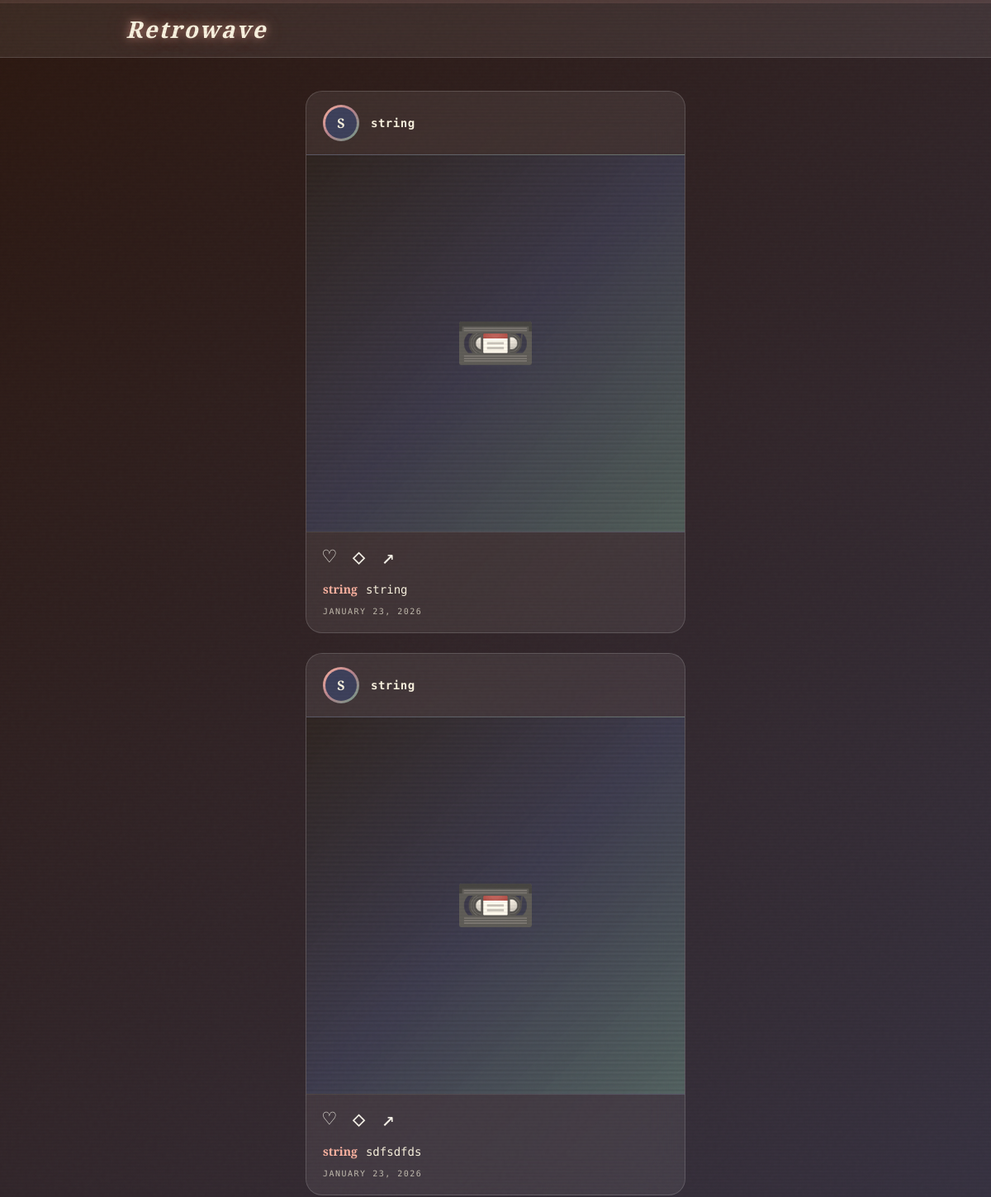
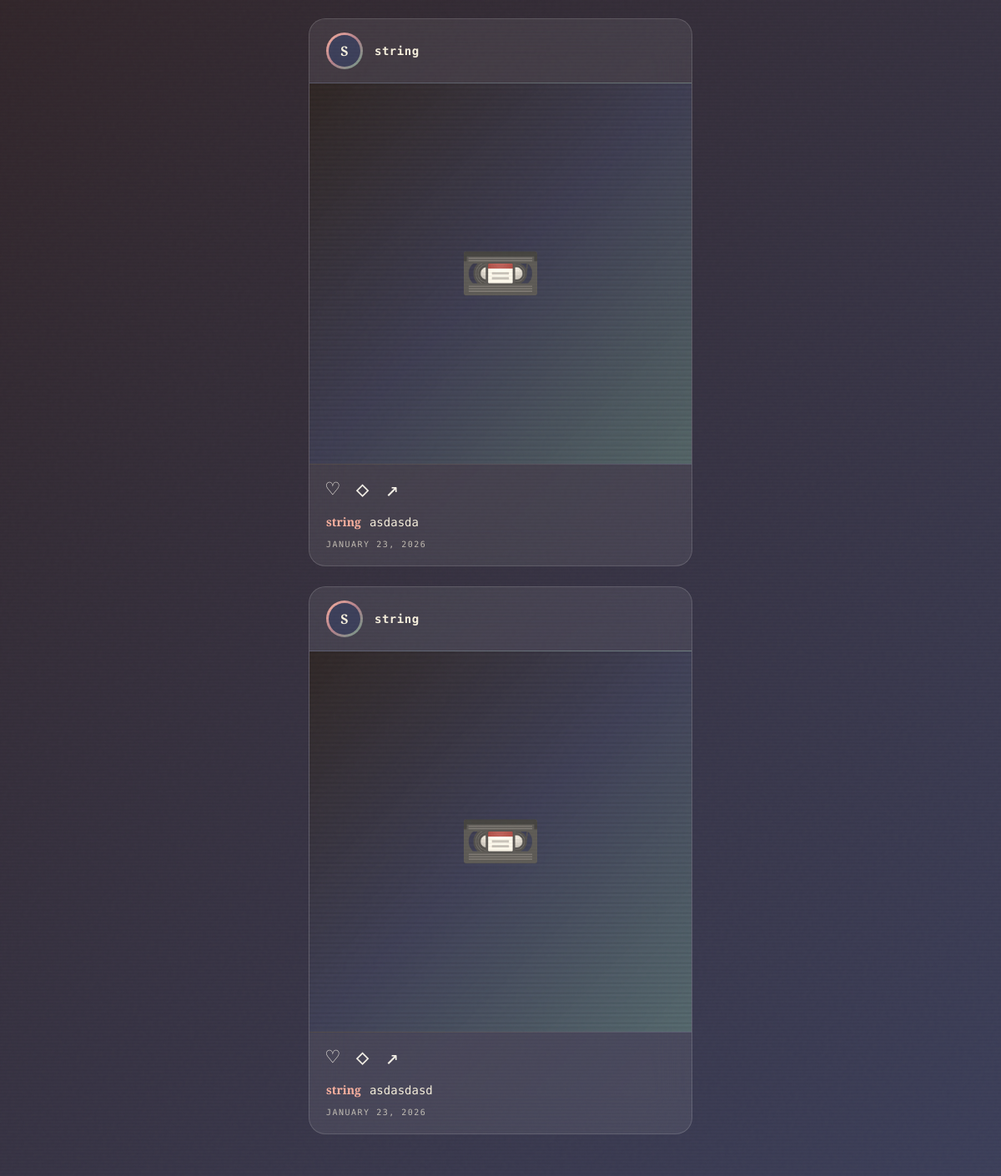
The page / on the database its author committed (2 pictures, top to bottom).
### database/models.py (models this page shows)
class UserPost(Base):
    __tablename__ = "userposts"
    id = Column(Integer, autoincrement=True, primary_key=True)
    reg_date = Column(DateTime, default=datetime.now())
    main_text = Column(Text, nullable=False)
    uid = Column(Integer, ForeignKey("users.id"))
    user_fk = relationship("User", lazy="subquery")

class User(Base):
    __tablename__ = "users"
    id = Column(Integer, autoincrement=True, primary_key=True)
    phone_number = Column(String, nullable=False, unique=True)
    password = Column(String, nullable=False)
    email = Column(String, nullable=False, unique=True)
    username = Column(String, nullable=False, unique=True)
    name = Column(String, nullable=False)
    surname = Column(String)
    city = Column(String)
    date_of_birth = Column(String)
    reg_date = Column(DateTime, default=datetime.now())

### main.py (the view)
@app.get("/", response_class=HTMLResponse)
async def main(request: Request):
    all_posts = get_all_posts_db()
    return templates.TemplateResponse(request=request, name="index.html",
    context={"all_posts": all_posts})

### templates/index.html (shortened to what this page needs)
<!DOCTYPE html>
<html lang="en">
<head>
</head>
<body>
    <div class="noise-overlay"></div>
    <nav>
        <div class="nav-content">
            <div class="logo">Retrowave</div>
        </div>
    </nav>
    <div class="feed">
        {% for post in all_posts %}
        <div class="post" style="animation-delay: {{ loop.index0 * 0.12 }}s">
            <div class="post-header">
                <div class="avatar">
                    <div class="avatar-inner">{{ post.user_fk.username[0] | upper }}</div>
                </div>
                <div class="username"><a href="/user/{{ post.uid }}">{{ post.user_fk.username }}</a></div>
            </div>
            <div class="post-image-placeholder">
                <span class="retro-icon">📼</span>
            </div>
            <div class="post-actions">
                <div class="action-icon">♡</div>
                <div class="action-icon">◇</div>
                <div class="action-icon">↗</div>
            </div>
            <div class="post-content">
                <div class="post-text">
                    <span>{{ post.user_fk.username }}</span>{{ post.main_text }}
                </div>
                <div class="post-date">{{ post.reg_date.strftime('%B %d, %Y') if post.reg_date else 'Just now' }}</div>
            </div>
        </div>
        {% endfor %}
    </div>
</body>
</html>

### rows shown on the page
UserPost: user_fk "S", user_fk.username "string", main_text "string", reg_date "JANUARY 23, 2026"
UserPost: user_fk "S", user_fk.username "string", main_text "sdfsdfds", reg_date "JANUARY 23, 2026"
UserPost: user_fk "S", user_fk.username "string", main_text "asdasda", reg_date "JANUARY 23, 2026"
UserPost: user_fk "S", user_fk.username "string", main_text "asdasdasd", reg_date "JANUARY 23, 2026"
